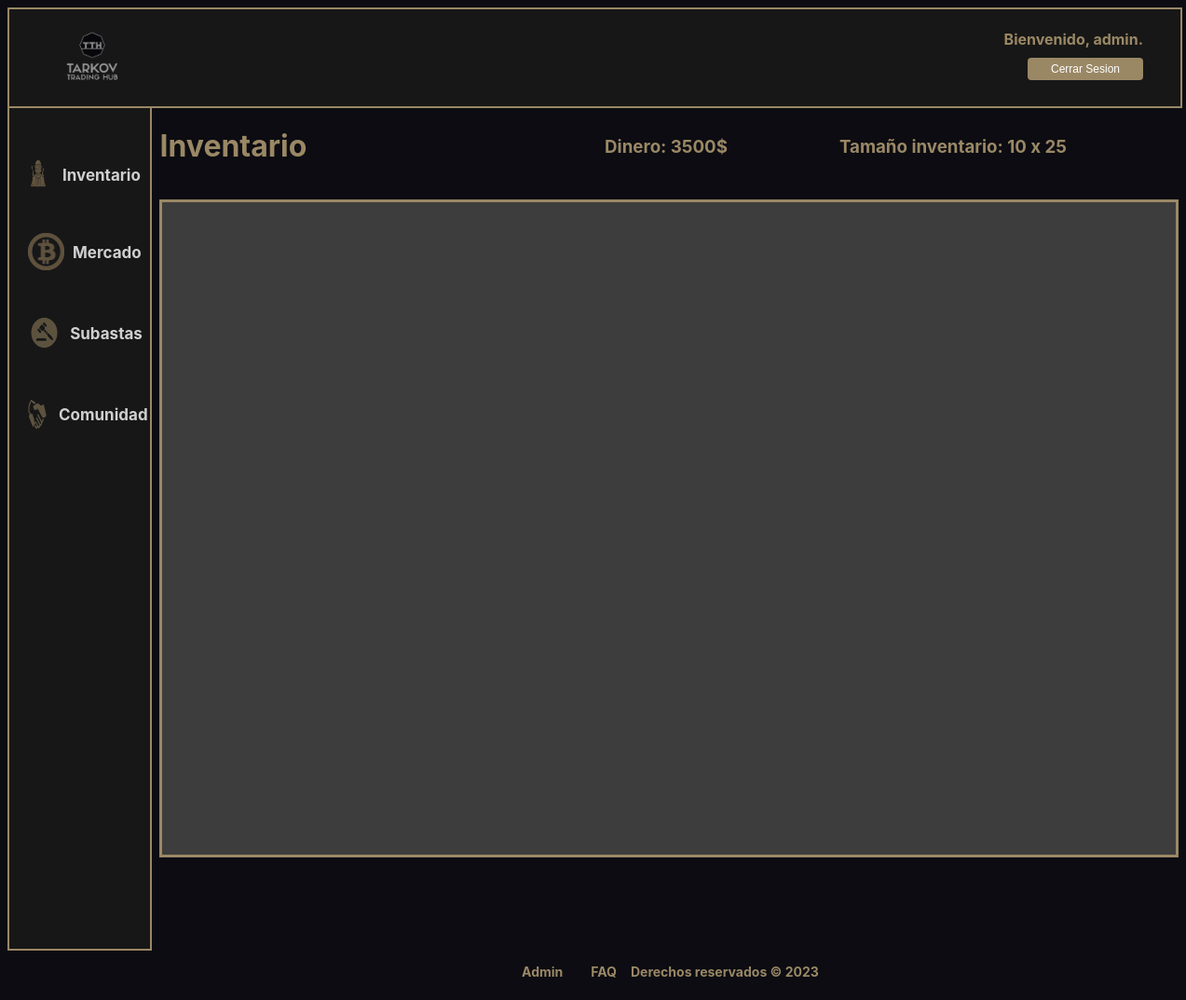
Before: /inventario.php (signed in) with the older database file.
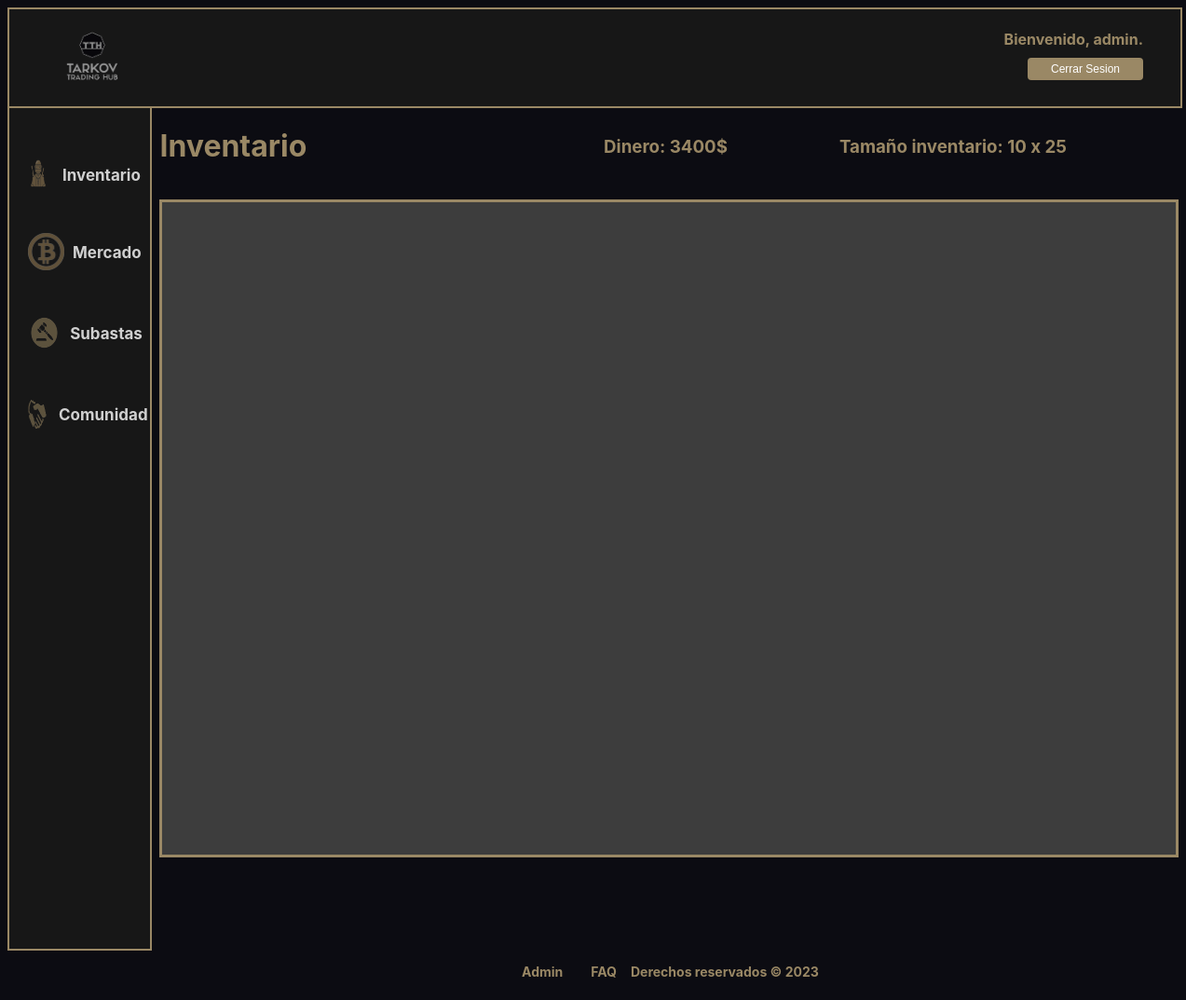
After: the same page with the newer database file.
### tables this page shows
CREATE TABLE `usuarios` (
  `id` int(255) NOT NULL,
  `nombre_usuario` varchar(255) NOT NULL,
  `rol` int(255) NOT NULL,
  `email` varchar(255) NOT NULL,
  `capacidad_inventario` int(255) NOT NULL,
  `dinero` int(11) NOT NULL,
  `password` varchar(255) NOT NULL
);

### includes/src/Aplicacion.php (called while the page is built, shortened)
<?php
class Aplicacion
{
    private static $instancia;
    public static function getInstance()
    {
        if (!self::$instancia instanceof self) {
            self::$instancia = new static();
        }
        return self::$instancia;
    }
    private $dirInstalacion;
    private $inicializada;
    private $rutaRaizApp;
    private function __construct()
    {
        $this->inicializada = false;
    }
    public function init($bdDatosConexion, $rutaApp = '/', $dirInstalacion = __DIR__)
    {
        if (!$this->inicializada) {
            $this->rutaRaizApp = $rutaApp;
            $tamRutaRaizApp = mb_strlen($this->rutaRaizApp);
            if ($tamRutaRaizApp > 0 && mb_substr($this->rutaRaizApp, $tamRutaRaizApp-1, 1) === '/') {
                $this->rutaRaizApp = mb_substr($this->rutaRaizApp, 0, $tamRutaRaizApp - 1);
            }
            $this->dirInstalacion = $dirInstalacion;
            $this->inicializada = true;
        }
    }
    public function resuelve($path = '')
    {
        $rutaAppLongitudPrefijo = mb_strlen($this->rutaRaizApp);
        if (mb_substr($path, 0, $rutaAppLongitudPrefijo) === $this->rutaRaizApp) {
            return $path;
        }
        return $this->rutaRaizApp . $path;
    }
    private function doIncludeInterna($path, &$params)
    {
        include($this->dirInstalacion . $path);
    }
    public function generaVista(string $rutaVista, &$params)
    {
        $params['app'] = $this;
        $rutaVista = "/vistas{$rutaVista}";
        $this->doIncludeInterna($rutaVista, $params);
    }
    public function usuarioLogueado()
    {
        return ($_SESSION['login'] ?? false) === true;
    }
    public function nombreUsuario()
    {
        return $_SESSION['nombre_usuario'] ?? '';
    }
}

### includes/config.php (called while the page is built, shortened)
<?php
require_once './includes/src/clases/usuarios/Usuario.php';
spl_autoload_register(function ($class) {
    $prefix = 'es\\ucm\\fdi\\aw\\';
    $base_dir = implode(DIRECTORY_SEPARATOR, [__DIR__, 'src','']);
    $len = strlen($prefix);
    $relative_class = substr($class, $len);
    $file = $base_dir . str_replace('\\', '/', $relative_class) . '.php';
});

### includes/src/clases/usuarios/Usuario.php (called while the page is built, shortened)
<?php
class Usuario
{
    public static function buscaPorId($idUsuario)
    {
        $conn = Aplicacion::getInstance()->getConexionBd();
        $query = sprintf("SELECT * FROM usuarios WHERE id=%d", $idUsuario);
        $rs = $conn->query($query);
        $result = false;
        if ($rs) {
            $fila = $rs->fetch_assoc();
            if ($fila) {
                $result = new Usuario($fila['nombre_usuario'], $fila['password'], $fila['id'], $fila['rol'], $fila['capacidad_inventario'], $fila['dinero']);
            }
        } else {
            error_log("Error BD ({$conn->errno}): {$conn->error}");
        }
        return $result;
    }
    private $capacidad_inventario;
    private $dinero;
    private function __construct($nombreUsuario, $password, $id, $rol, $capacidad_inventario, $dinero)
    {
        $this->capacidad_inventario = $capacidad_inventario;
        $this->dinero = $dinero;
    }
    public function getCapacidad_inventario()
    {
        return $this->capacidad_inventario;
    }
    public function getDinero()
    {
        return $this->dinero;
    }
}

### includes/src/clases/Item.php (called while the page is built, shortened)
<?php
class Item {
    public static function listarInventario($idUsuario) {
        $conn = Aplicacion::getInstance()->getConexionBd();
        $inventario = [];
        $sql = sprintf("SELECT *
                        FROM inventario_usuario ui
                        JOIN items i ON ui.nombre_item = i.nombre
                        WHERE ui.id_usuario='%s'",
                        $conn->real_escape_string($idUsuario)
        );
        $result = $conn->query($sql);
        if($result->num_rows > 0) {
            while($row = $result->fetch_assoc()) {
                $inventario[] = new Item($row['nombre'], $row['rareza'],$row['tamaño_inventario'], $row['filas'],$row['columnas'],$row['pos_x'],$row['pos_y']);
            }
        }
        return $inventario;
    }
}

### includes/vistas/plantillas/plantilla_inventario.php (the view, shortened to what this page needs)
<?php
require_once './includes/src/mostrar_inventario.php';
$user = Usuario::buscaPorId($_SESSION['idUsuario']);
?>
<!DOCTYPE html>
<html>
<head>
	<link rel="stylesheet" href="./css/inventario.css" />
	<link rel="stylesheet" type="text/css" href="https://code.jquery.com/ui/1.12.1/themes/base/jquery-ui.css" />
</head>
<body >
	<?php require('includes/vistas/comun/cabecera.php'); ?>
	<?php require('includes/vistas/comun/sidebarIzq.php'); ?>
	<main>
		<div class="contenido">
			<?= $params['contenidoPrincipal'] ?>
			<div class="titulo-inventario">
				<h1>Inventario</h1>
				<h3>Tamaño inventario: <?= $user->getCapacidad_inventario() / 10 ?> x 25</h3>
				<h3>Dinero: <?= $user->getDinero() ?>$</h3>
			</div>
			<?= mostrarInventario(($_SESSION['idUsuario'])) ?>
		</div>
	</main>
	<?php require('includes/vistas/comun/pie.php'); ?>
</body>
</html>

### inventario.php (shortened to what this page needs)
<?php
require_once __DIR__.'/includes/config.php';
$tituloPagina = 'Inventario';
$contenidoPrincipal=<<<EOS
<!DOCTYPE html>
<html lang="es">
  <head>
    <meta charset="UTF-8" />
    <meta http-equiv="X-UA-Compatible" content="IE=edge" />
    <meta name="viewport" content="width=device-width, initial-scale=1.0" />
    <title>Inventario</title>
  </head>
</html>
EOS;
$params = ['tituloPagina' => $tituloPagina, 'contenidoPrincipal' => $contenidoPrincipal];
$app->generaVista('/plantillas/plantilla_inventario.php', $params);

### includes/vistas/comun/cabecera.php (shortened to what this page needs)
<?php
function mostrarSaludo()
{
  $html = '';
  $app = Aplicacion::getInstance();
  if ($app->usuarioLogueado()) {
    $nombreUsuario = $app->nombreUsuario();
    $formLogout = new FormularioLogout();
    $htmlLogout = $formLogout->gestiona();
    $html = "Bienvenido, ${nombreUsuario}. $htmlLogout";
  } else {
    $loginUrl = $app->resuelve('/login.php');
    $registroUrl = $app->resuelve('/registro.php');
    $html = <<<EOS
        Usuario desconocido. <a href="{$loginUrl}">Login</a> <a href="{$registroUrl}">Registro</a>
      EOS;
  }
  return $html;
}
?>
<head>
  <link rel="stylesheet" type="text/css" href="./css/cabecera.css">
</head>
<header>
  <div class="logo">
    <a href="index.php"><img src="./css/img/logo_sin_fondo.PNG" alt="Logo" height="100" /></a>
  </div>
  <div class="saludo">
    <?= mostrarSaludo(); ?>
  </div>
</header>

### includes/src/clases/usuarios/FormularioLogout.php (shortened to what this page needs)
<?php
class FormularioLogout extends Formulario
{
    protected function generaCamposFormulario(&$datos)
    {
        $camposFormulario = <<<EOS
            <button class="btn" type="submit">Cerrar Sesion</button>
        EOS;
        return $camposFormulario;
    }
}

### includes/src/Formulario.php (shortened to what this page needs)
<?php
abstract class Formulario
{
    private $tipoFormulario;
    private $formId;
    protected $method;
    protected $action;
    protected $classAtt;
    protected $enctype;
    public function __construct($tipoFormulario, $opciones = array())
    {
        $this->tipoFormulario = $tipoFormulario;
        $opcionesPorDefecto = array('action' => null, 'method' => 'POST', 'class' => null, 'enctype' => null, 'urlRedireccion' => null, 'formId' => '');
        $opciones = array_merge($opcionesPorDefecto, $opciones);
        $this->formId = $tipoFormulario.$opciones['formId'];
        $this->action = $opciones['action'];
        $this->method = $opciones['method'];
        $this->classAtt = $opciones['class'];
        $this->enctype  = $opciones['enctype'];
    }
    public function gestiona()
    {
        $datos = &$_POST;
        if (!$this->formularioEnviado($datos)) {
            return $this->generaFormulario();
        }
    }
    protected function formularioEnviado(&$datos)
    {
        return isset($datos['tipoFormulario']) && $datos['tipoFormulario'] == $this->tipoFormulario;
    }
    protected function generaFormulario(&$datos = array())
    {
        $htmlCamposFormularios = $this->generaCamposFormulario($datos);
        $classAtt = $this->classAtt != null ? "class=\"{$this->classAtt}\"" : '';
        $enctypeAtt = $this->enctype != null ? "enctype=\"{$this->enctype}\"" : '';
        $htmlForm = <<<EOS
        <form method="{$this->method}" action="{$this->action}" id="{$this->formId}" {$classAtt} {$enctypeAtt}>
            <input type="hidden" name="tipoFormulario" value="{$this->tipoFormulario}" />
            $htmlCamposFormularios
        </form>
        EOS;
        return $htmlForm;
    }
}

### includes/vistas/comun/sidebarIzq.php (shortened to what this page needs)
<head>
	<link rel="stylesheet" type="text/css" href="./css/sidebarIzq.css">
</head>
<div class="nav-wrapper" id="sidebar">
	<div class="nav-menu">
		<div class="elem-caja">
			<div class="elem-imagen">
				<img src="./css/img/inventario_dorado.png" alt="inventario" class="icon-small" onclick="window.location.href='inventario.php'">
			</div>
			<div class="elem-details">
					<a aria-current="page" href="./inventario.php" class="a-inventory">Inventario</a>
			</div>
		</div>
		<div class="elem-caja">
			<div class="elem-imagen">
				<img src="./css/img/mercado_mini.png" alt="mercado" class="icon-small" onclick="window.location.href='mercado.php?id=inicio'">
			</div>
			<div class="elem-details">
				<details>
					<summary>Mercado</summary>
				</details>
			</div>
		</div>
		<div class="elem-caja">
			<div class="elem-imagen">
				<img src="./css/img/subasta_dorado.png" alt="subastas" class="icon-small" onclick="window.location.href='subastas.php?id=inicio'">
			</div>
			<div class="elem-details">
				<details>
					<summary>Subastas</summary>
				</details>
			</div>
		</div>
		<div class="elem-caja">
			<div class="elem-imagen">
				<img src="./css/img/comunidad_mini.png" alt="comunidad" class="icon-small" onclick="window.location.href='comunidad.php'">
			</div>
			<div class="elem-details">
				<details>
					<summary>Comunidad</summary>
				</details>
			</div>
		</div>
	</div>
</div>

### includes/src/mostrar_inventario.php (shortened to what this page needs)
<?php
function mostrarInventario($idUsuario) {
    $inventario = Item::listarInventario($idUsuario);
    echo "<ul id='inventario' class='inventario'></ul>";
}
?>

### includes/vistas/comun/pie.php
<head>
    <link rel="stylesheet" type="text/css" href="./css/pie.css">
</head>
<footer class="footer">
    <div class="container">
        <?php
        if (isset($_SESSION['rol']) && $_SESSION['rol'] == 1) {
            echo '<a href="admin.php" class="enlace">Admin</a>';
        }
        ?>
        <a href="faq.php" class="enlace">FAQ</a>
        <p>Derechos reservados &copy; 2023</p>
    </div>
</footer>

### css/inventario.css (style rules this page uses)
body { background: #0c0c12; color: #9a8865; font-family: bender,Source Sans Pro,-apple-system,BlinkMacSystemFont,Segoe UI,Roboto,Helvetica Neue,Arial,sans-serif; font-weight: 700; }
.contenido { height: auto; overflow: hidden; display: flex; flex-direction: column; }
main { margin-left: 13%; }
.titulo-inventario h1 { float: left; margin-right: 10px; }
.titulo-inventario h3 { float: right; margin-right: 120px; margin-top: 30px; }
footer { margin-left: 6%; }
.titulo-inventario { overflow: auto; }
.inventario { display: inline-grid; background-color: #3d3d3d; overflow-y: auto; max-height: calc(100vh - 250px); border:solid; grid-template-columns: repeat(25, 70px); grid-template-rows: repeat(10, 70px); grid-column-gap: 0px; grid-row-gap: 0px; }
ul.inventario { list-style-type: none; padding-inline-start: 0px; }

### css/cabecera.css (style rules this page uses)
body { overflow-x: hidden; font-family: bender,Source Sans Pro,-apple-system,BlinkMacSystemFont,Segoe UI,Roboto,Helvetica Neue,Arial,sans-serif; font-weight: 700; }
header { background-color: #171717; overflow: hidden; border: 2px solid #9a8865; width: 100%; }
.logo { float: left; }
.saludo { float: right; text-align: right; margin-top: 22px; margin-right: 40px; }
.btn { font-size: 12px; background-color: #9a8865; color: white; padding: 5px 25px; border: none; border-radius: 4px; cursor: pointer; margin-top: 10px; }
.logo img { height: 100px; margin-left: 30px; transition: all 0.3s ease; filter: brightness(60%); }

### css/sidebarIzq.css (style rules this page uses)
.nav-wrapper { background-color: #f5f5f5; height: 88vh; margin-top: 100px; width: 12%; background: #171717; color: #9a8865; margin: 0px 0 0px 0; float: left; border: 2px solid #9a8865; border-top: none; }
.nav-menu { display: flex; flex-direction: column; margin-bottom: 20px; font-size: 17px; margin-top: 30px; }
details { margin-bottom: 10px; }
.elem-details summary { padding: 6px 8px; }
details summary { list-style: none; }
summary { cursor: pointer; outline: none; padding: 15px 10px; margin-top: 5px; color: rgba(255, 255, 255, 0.8); border-radius: 5px; transition: background-color 0.3s ease; }
.a-inventory { display: block; padding: 12px 10px; color: rgba(255, 255, 255, 0.8); border-radius: 5px; transition: background-color 0.3s ease; text-decoration: none; }
.icon-small { width: 130%; height: 100%; margin-right: 15px; transition: all 0.3s ease; filter: brightness(60%); }
.elem-caja { display: flex; align-items: flex-start; margin-top: 20px; margin-bottom: 20px; margin-left: 20px; }
.elem-imagen { position: relative; margin-right: 10px; width: 30px; height: 40px; }

### css/pie.css (style rules this page uses)
.footer { position: sticky; left: 0; bottom: 0; width: 100%; height: 10%; background-color: transparent; color: #9a8865; display: flex; justify-content: center; align-items: center; font-size: 14px; font-family: bender,Source Sans Pro,-apple-system,BlinkMacSystemFont,Segoe UI,Roboto,Helvetica Neue,Arial,sans-serif; font-weight: 700; }
.footer .container { display: flex; justify-content: space-between; align-items: center; flex-direction: row; justify-content: space-evenly; }
.footer .enlace { display: inline-block; color: #9a8865; border-radius: 4px; text-decoration: none; font-size: 14px; transition: background-color 0.3s ease; }
.footer a { margin: 0 15px; }

Changed rows visible on the page:
changed usuarios: dinero "3500" → "3400"
